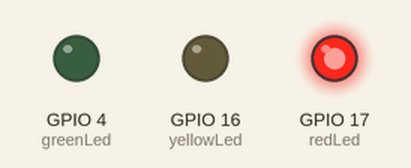
Recording of a sketch running on a simulated ESP32. Parts: output pins drawn as LEDs (lit = HIGH). WiFi joins after 1.5 s; servers stay silent unless stated; what the sketch prints to the serial monitor is not drawn.

Above: at 1.6 s.
At 2.2 s:
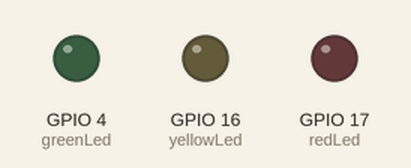
Timing chart, 0 to 3.7 s (numbered marks = the images above):
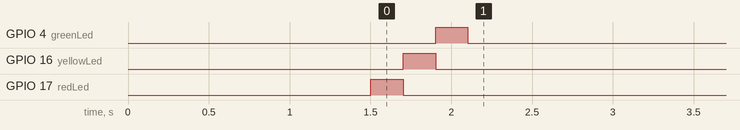

The sketch:

ESP32Actuador.ino
```cpp
#include <WiFi.h>
#include <HTTPClient.h>

const char* ssid = "NameWifi";
const char* password = "PasswordWifi";
const char* serverUrl = "http://TuIPv4:8080/actuator";

const int redLed = 17;
const int yellowLed = 16;
const int greenLed = 4;

void setup() {
  Serial.begin(230400);

  pinMode(redLed, OUTPUT);
  pinMode(yellowLed, OUTPUT);
  pinMode(greenLed, OUTPUT);

  digitalWrite(redLed, LOW);
  digitalWrite(yellowLed, LOW);
  digitalWrite(greenLed, LOW);

  connectToWiFi();
  testLeds();
}

void testLeds() {
  digitalWrite(redLed, HIGH);
  delay(200);
  digitalWrite(redLed, LOW);
  digitalWrite(yellowLed, HIGH);
  delay(200);
  digitalWrite(yellowLed, LOW);
  digitalWrite(greenLed, HIGH);
  delay(200);
  digitalWrite(greenLed, LOW);
}

void connectToWiFi() {
  Serial.println("Conectando a WiFi...");
  WiFi.begin(ssid, password);

  while (WiFi.status() != WL_CONNECTED) {
    delay(500);
    Serial.print(".");
  }

  Serial.println("\nConectado a WiFi");
  Serial.print("IP: ");
  Serial.println(WiFi.localIP());
}

void loop() {
  if (WiFi.status() == WL_CONNECTED) {
    checkForCommands();
  } else {
    Serial.println("Reconectando WiFi...");
    connectToWiFi();
  }
  delay(500);
}

void checkForCommands() {
  HTTPClient http;

  if (http.begin(serverUrl)) {
    int httpCode = http.GET();

    if (httpCode == HTTP_CODE_OK) {
      String payload = http.getString();
      payload.trim();

      Serial.print("Comando recibido: ");
      Serial.println(payload);

      processCommand(payload);
    } else {
      Serial.print("Error en GET: ");
      Serial.println(httpCode);
    }

    http.end();
  } else {
    Serial.println("Error al conectar con el servidor");
  }
}

void processCommand(String command) {
  int redState = command.indexOf("tled:1") != -1 ? HIGH : LOW;
  int yellowState = command.indexOf("yled:1") != -1 ? HIGH : LOW;
  int greenState = command.indexOf("gled:1") != -1 ? HIGH : LOW;

  digitalWrite(redLed, redState);
  digitalWrite(yellowLed, yellowState);
  digitalWrite(greenLed, greenState);

  Serial.print("Estado LEDs - R:");
  Serial.print(redState ? "ON" : "OFF");
  Serial.print(" Y:");
  Serial.print(yellowState ? "ON" : "OFF");
  Serial.print(" G:");
  Serial.println(greenState ? "ON" : "OFF");
}
```
